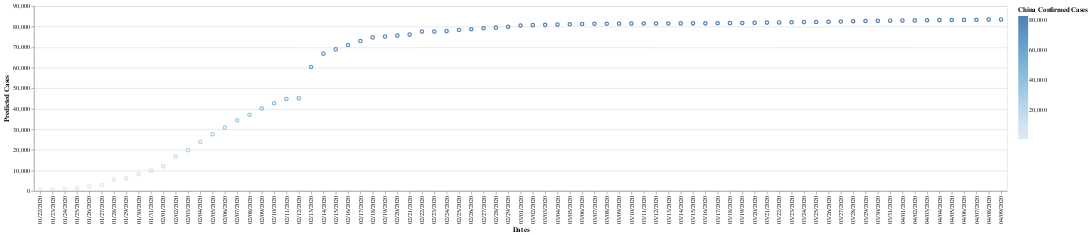

Source (notebook cell):
### Code cell
import altair as alt

alt.Chart(t3).mark_point().encode(
    x='Dates',
    y='Predicted Cases',
    color='China Confirmed Cases',
).interactive()

### Figure 1 — Vega-Lite specification as saved in the notebook (floating-point values rounded to 4 significant figures)
{"config": {"view": {"continuousWidth": 400, "continuousHeight": 300}}, "data": {"name": "data-d6e4dd57e7ff88798e990eb7ce2a5ea7"}, "mark": "point", "encoding": {"color": {"type": "quantitative", "field": "China Confirmed Cases"}, "x": {"type": "nominal", "field": "Dates"}, "y": {"type": "quantitative", "field": "Predicted Cases"}}, "selection": {"selector006": {"type": "interval", "bind": "scales", "encodings": ["x", "y"]}}, "$schema": "https://vega.github.io/schema/vega-lite/v4.8.1.json", "datasets": {"data-d6e4dd57e7ff88798e990eb7ce2a5ea7": [{"Dates": "01/22/2020", "China Confirmed Cases": 548, "Confirmed Deaths": 17, "China Recovered": 28, "Predicted Cases": 565.4, "Predicted Deaths": 32.55, "Predicted Recovered": 42.21}, {"Dates": "01/23/2020", "China Confirmed Cases": 643, "Confirmed Deaths": 18, "China Recovered": 30, "Predicted Cases": 661.2, "Predicted Deaths": 33.57, "Predicted Recovered": 44.25}, {"Dates": "01/24/2020", "China Confirmed Cases": 920, "Confirmed Deaths": 26, "China Recovered": 36, "Predicted Cases": 940.3, "Predicted Deaths": 41.73, "Predicted Recovered": 50.37}, {"Dates": "01/25/2020", "China Confirmed Cases": 1406, "Confirmed Deaths": 42, "China Recovered": 39, "Predicted Cases": 1430.0, "Predicted Deaths": 57.88, "Predicted Recovered": 53.43}, {"Dates": "01/26/2020", "China Confirmed Cases": 2075, "Confirmed Deaths": 56, "China Recovered": 49, "Predicted Cases": 2104.0, "Predicted Deaths": 71.88, "Predicted Recovered": 63.54}, {"Dates": "01/27/2020", "China Confirmed Cases": 2877, "Confirmed Deaths": 82, "China Recovered": 58, "Predicted Cases": 2912.0, "Predicted Deaths": 97.87, "Predicted Recovered": 72.53}, {"Dates": "01/28/2020", "China Confirmed Cases": 5509, "Confirmed Deaths": 131, "China Recovered": 101, "Predicted Cases": 5564.0, "Predicted Deaths": 146.9, "Predicted Recovered": 115.5}, {"Dates": "01/29/2020", "China Confirmed Cases": 6087, "Confirmed Deaths": 133, "China Recovered": 120, "Predicted Cases": 6147.0, "Predicted Deaths": 148.8, "Predicted Recovered": 134.5}, {"Dates": "01/30/2020", "China Confirmed Cases": 8141, "Confirmed Deaths": 171, "China Recovered": 135, "Predicted Cases": 8216.0, "Predicted Deaths": 186.8, "Predicted Recovered": 149.5}, {"Dates": "01/31/2020", "China Confirmed Cases": 9802, "Confirmed Deaths": 213, "China Recovered": 214, "Predicted Cases": 9890.0, "Predicted Deaths": 228.8, "Predicted Recovered": 228.4}, {"Dates": "02/01/2020", "China Confirmed Cases": 11891, "Confirmed Deaths": 259, "China Recovered": 275, "Predicted Cases": 12000.0, "Predicted Deaths": 274.8, "Predicted Recovered": 289.3}, {"Dates": "02/02/2020", "China Confirmed Cases": 16630, "Confirmed Deaths": 361, "China Recovered": 463, "Predicted Cases": 16770.0, "Predicted Deaths": 376.8, "Predicted Recovered": 477.1}, {"Dates": "02/03/2020", "China Confirmed Cases": 19716, "Confirmed Deaths": 425, "China Recovered": 614, "Predicted Cases": 19880.0, "Predicted Deaths": 440.7, "Predicted Recovered": 628.0}, {"Dates": "02/04/2020", "China Confirmed Cases": 23707, "Confirmed Deaths": 491, "China Recovered": 843, "Predicted Cases": 23900.0, "Predicted Deaths": 506.7, "Predicted Recovered": 856.8}, {"Dates": "02/05/2020", "China Confirmed Cases": 27440, "Confirmed Deaths": 563, "China Recovered": 1115, "Predicted Cases": 27660.0, "Predicted Deaths": 578.7, "Predicted Recovered": 1129.0}, {"Dates": "02/06/2020", "China Confirmed Cases": 30587, "Confirmed Deaths": 633, "China Recovered": 1477, "Predicted Cases": 30830.0, "Predicted Deaths": 648.7, "Predicted Recovered": 1490.0}, {"Dates": "02/07/2020", "China Confirmed Cases": 34110, "Confirmed Deaths": 718, "China Recovered": 1999, "Predicted Cases": 34380.0, "Predicted Deaths": 733.6, "Predicted Recovered": 2012.0}, {"Dates": "02/08/2020", "China Confirmed Cases": 36814, "Confirmed Deaths": 805, "China Recovered": 2596, "Predicted Cases": 37110.0, "Predicted Deaths": 820.6, "Predicted Recovered": 2608.0}, {"Dates": "02/09/2020", "China Confirmed Cases": 39829, "Confirmed Deaths": 905, "China Recovered": 3219, "Predicted Cases": 40150.0, "Predicted Deaths": 920.6, "Predicted Recovered": 3231.0}, {"Dates": "02/10/2020", "China Confirmed Cases": 42354, "Confirmed Deaths": 1012, "China Recovered": 3918, "Predicted Cases": 42690.0, "Predicted Deaths": 1028.0, "Predicted Recovered": 3931.0}, {"Dates": "02/11/2020", "China Confirmed Cases": 44386, "Confirmed Deaths": 1112, "China Recovered": 4636, "Predicted Cases": 44740.0, "Predicted Deaths": 1128.0, "Predicted Recovered": 4650.0}, {"Dates": "02/12/2020", "China Confirmed Cases": 44759, "Confirmed Deaths": 1117, "China Recovered": 5082, "Predicted Cases": 45110.0, "Predicted Deaths": 1132.0, "Predicted Recovered": 5097.0}, {"Dates": "02/13/2020", "China Confirmed Cases": 59895, "Confirmed Deaths": 1369, "China Recovered": 6217, "Predicted Cases": 60370.0, "Predicted Deaths": 1384.0, "Predicted Recovered": 6235.0}, {"Dates": "02/14/2020", "China Confirmed Cases": 66358, "Confirmed Deaths": 1521, "China Recovered": 7977, "Predicted Cases": 66880.0, "Predicted Deaths": 1536.0, "Predicted Recovered": 7999.0}, {"Dates": "02/15/2020", "China Confirmed Cases": 68413, "Confirmed Deaths": 1663, "China Recovered": 9298, "Predicted Cases": 68950.0, "Predicted Deaths": 1678.0, "Predicted Recovered": 9323.0}, {"Dates": "02/16/2020", "China Confirmed Cases": 70513, "Confirmed Deaths": 1766, "China Recovered": 10755, "Predicted Cases": 71070.0, "Predicted Deaths": 1781.0, "Predicted Recovered": 10780.0}, {"Dates": "02/17/2020", "China Confirmed Cases": 72434, "Confirmed Deaths": 1864, "China Recovered": 12462, "Predicted Cases": 73000.0, "Predicted Deaths": 1879.0, "Predicted Recovered": 12490.0}, {"Dates": "02/18/2020", "China Confirmed Cases": 74211, "Confirmed Deaths": 2003, "China Recovered": 14206, "Predicted Cases": 74790.0, "Predicted Deaths": 2018.0, "Predicted Recovered": 14240.0}, {"Dates": "02/19/2020", "China Confirmed Cases": 74619, "Confirmed Deaths": 2116, "China Recovered": 15962, "Predicted Cases": 75200.0, "Predicted Deaths": 2131.0, "Predicted Recovered": 16000.0}, {"Dates": "02/20/2020", "China Confirmed Cases": 75077, "Confirmed Deaths": 2238, "China Recovered": 18014, "Predicted Cases": 75660.0, "Predicted Deaths": 2253.0, "Predicted Recovered": 18060.0}, {"Dates": "02/21/2020", "China Confirmed Cases": 75550, "Confirmed Deaths": 2238, "China Recovered": 18704, "Predicted Cases": 76140.0, "Predicted Deaths": 2253.0, "Predicted Recovered": 18750.0}, {"Dates": "02/22/2020", "China Confirmed Cases": 77001, "Confirmed Deaths": 2443, "China Recovered": 22699, "Predicted Cases": 77600.0, "Predicted Deaths": 2458.0, "Predicted Recovered": 22750.0}, {"Dates": "02/23/2020", "China Confirmed Cases": 77022, "Confirmed Deaths": 2445, "China Recovered": 23187, "Predicted Cases": 77620.0, "Predicted Deaths": 2460.0, "Predicted Recovered": 23240.0}, {"Dates": "02/24/2020", "China Confirmed Cases": 77241, "Confirmed Deaths": 2595, "China Recovered": 25015, "Predicted Cases": 77840.0, "Predicted Deaths": 2610.0, "Predicted Recovered": 25080.0}, {"Dates": "02/25/2020", "China Confirmed Cases": 77754, "Confirmed Deaths": 2665, "China Recovered": 27676, "Predicted Cases": 78360.0, "Predicted Deaths": 2680.0, "Predicted Recovered": 27740.0}, {"Dates": "02/26/2020", "China Confirmed Cases": 78166, "Confirmed Deaths": 2717, "China Recovered": 30084, "Predicted Cases": 78780.0, "Predicted Deaths": 2732.0, "Predicted Recovered": 30160.0}, {"Dates": "02/27/2020", "China Confirmed Cases": 78600, "Confirmed Deaths": 2746, "China Recovered": 32930, "Predicted Cases": 79210.0, "Predicted Deaths": 2761.0, "Predicted Recovered": 33010.0}, {"Dates": "02/28/2020", "China Confirmed Cases": 78928, "Confirmed Deaths": 2790, "China Recovered": 36329, "Predicted Cases": 79540.0, "Predicted Deaths": 2805.0, "Predicted Recovered": 36420.0}, {"Dates": "02/29/2020", "China Confirmed Cases": 79356, "Confirmed Deaths": 2837, "China Recovered": 39320, "Predicted Cases": 79980.0, "Predicted Deaths": 2852.0, "Predicted Recovered": 39410.0}, {"Dates": "03/01/2020", "China Confirmed Cases": 79932, "Confirmed Deaths": 2872, "China Recovered": 42162, "Predicted Cases": 80560.0, "Predicted Deaths": 2887.0, "Predicted Recovered": 42260.0}, {"Dates": "03/02/2020", "China Confirmed Cases": 80136, "Confirmed Deaths": 2914, "China Recovered": 44854, "Predicted Cases": 80760.0, "Predicted Deaths": 2929.0, "Predicted Recovered": 44960.0}, {"Dates": "03/03/2020", "China Confirmed Cases": 80261, "Confirmed Deaths": 2947, "China Recovered": 47450, "Predicted Cases": 80890.0, "Predicted Deaths": 2962.0, "Predicted Recovered": 47560.0}, {"Dates": "03/04/2020", "China Confirmed Cases": 80386, "Confirmed Deaths": 2983, "China Recovered": 50001, "Predicted Cases": 81010.0, "Predicted Deaths": 2998.0, "Predicted Recovered": 50120.0}, {"Dates": "03/05/2020", "China Confirmed Cases": 80537, "Confirmed Deaths": 3015, "China Recovered": 52292, "Predicted Cases": 81170.0, "Predicted Deaths": 3030.0, "Predicted Recovered": 52420.0}, {"Dates": "03/06/2020", "China Confirmed Cases": 80690, "Confirmed Deaths": 3044, "China Recovered": 53944, "Predicted Cases": 81320.0, "Predicted Deaths": 3059.0, "Predicted Recovered": 54070.0}, {"Dates": "03/07/2020", "China Confirmed Cases": 80770, "Confirmed Deaths": 3072, "China Recovered": 55539, "Predicted Cases": 81400.0, "Predicted Deaths": 3087.0, "Predicted Recovered": 55670.0}, {"Dates": "03/08/2020", "China Confirmed Cases": 80823, "Confirmed Deaths": 3100, "China Recovered": 57388, "Predicted Cases": 81450.0, "Predicted Deaths": 3115.0, "Predicted Recovered": 57520.0}, {"Dates": "03/09/2020", "China Confirmed Cases": 80860, "Confirmed Deaths": 3123, "China Recovered": 58804, "Predicted Cases": 81490.0, "Predicted Deaths": 3138.0, "Predicted Recovered": 58940.0}, {"Dates": "03/10/2020", "China Confirmed Cases": 80887, "Confirmed Deaths": 3139, "China Recovered": 60181, "Predicted Cases": 81520.0, "Predicted Deaths": 3154.0, "Predicted Recovered": 60320.0}, {"Dates": "03/11/2020", "China Confirmed Cases": 80921, "Confirmed Deaths": 3161, "China Recovered": 61644, "Predicted Cases": 81550.0, "Predicted Deaths": 3176.0, "Predicted Recovered": 61790.0}, {"Dates": "03/12/2020", "China Confirmed Cases": 80932, "Confirmed Deaths": 3172, "China Recovered": 62901, "Predicted Cases": 81560.0, "Predicted Deaths": 3187.0, "Predicted Recovered": 63050.0}, {"Dates": "03/13/2020", "China Confirmed Cases": 80945, "Confirmed Deaths": 3180, "China Recovered": 64196, "Predicted Cases": 81580.0, "Predicted Deaths": 3195.0, "Predicted Recovered": 64350.0}, {"Dates": "03/14/2020", "China Confirmed Cases": 80977, "Confirmed Deaths": 3193, "China Recovered": 65660, "Predicted Cases": 81610.0, "Predicted Deaths": 3208.0, "Predicted Recovered": 65810.0}, {"Dates": "03/15/2020", "China Confirmed Cases": 81003, "Confirmed Deaths": 3203, "China Recovered": 67017, "Predicted Cases": 81640.0, "Predicted Deaths": 3218.0, "Predicted Recovered": 67170.0}, {"Dates": "03/16/2020", "China Confirmed Cases": 81003, "Confirmed Deaths": 3217, "China Recovered": 67901, "Predicted Cases": 81640.0, "Predicted Deaths": 3232.0, "Predicted Recovered": 68060.0}, {"Dates": "03/17/2020", "China Confirmed Cases": 81058, "Confirmed Deaths": 3230, "China Recovered": 68798, "Predicted Cases": 81690.0, "Predicted Deaths": 3245.0, "Predicted Recovered": 68960.0}, {"Dates": "03/18/2020", "China Confirmed Cases": 81102, "Confirmed Deaths": 3241, "China Recovered": 69755, "Predicted Cases": 81740.0, "Predicted Deaths": 3256.0, "Predicted Recovered": 69920.0}, {"Dates": "03/19/2020", "China Confirmed Cases": 81156, "Confirmed Deaths": 3249, "China Recovered": 70535, "Predicted Cases": 81790.0, "Predicted Deaths": 3264.0, "Predicted Recovered": 70700.0}, {"Dates": "03/20/2020", "China Confirmed Cases": 81250, "Confirmed Deaths": 3253, "China Recovered": 71266, "Predicted Cases": 81880.0, "Predicted Deaths": 3268.0, "Predicted Recovered": 71430.0}, {"Dates": "03/21/2020", "China Confirmed Cases": 81350, "Confirmed Deaths": 3259, "China Recovered": 71857, "Predicted Cases": 81980.0, "Predicted Deaths": 3274.0, "Predicted Recovered": 72030.0}, {"Dates": "03/22/2020", "China Confirmed Cases": 81435, "Confirmed Deaths": 3274, "China Recovered": 72362, "Predicted Cases": 82070.0, "Predicted Deaths": 3289.0, "Predicted Recovered": 72530.0}, {"Dates": "03/23/2020", "China Confirmed Cases": 81498, "Confirmed Deaths": 3274, "China Recovered": 72814, "Predicted Cases": 82130.0, "Predicted Deaths": 3289.0, "Predicted Recovered": 72990.0}, {"Dates": "03/24/2020", "China Confirmed Cases": 81591, "Confirmed Deaths": 3281, "China Recovered": 73280, "Predicted Cases": 82230.0, "Predicted Deaths": 3296.0, "Predicted Recovered": 73450.0}, {"Dates": "03/25/2020", "China Confirmed Cases": 81661, "Confirmed Deaths": 3285, "China Recovered": 73773, "Predicted Cases": 82300.0, "Predicted Deaths": 3300.0, "Predicted Recovered": 73950.0}, {"Dates": "03/26/2020", "China Confirmed Cases": 81782, "Confirmed Deaths": 3291, "China Recovered": 74181, "Predicted Cases": 82420.0, "Predicted Deaths": 3306.0, "Predicted Recovered": 74360.0}, {"Dates": "03/27/2020", "China Confirmed Cases": 81897, "Confirmed Deaths": 3296, "China Recovered": 74720, "Predicted Cases": 82540.0, "Predicted Deaths": 3311.0, "Predicted Recovered": 74900.0}, {"Dates": "03/28/2020", "China Confirmed Cases": 81999, "Confirmed Deaths": 3299, "China Recovered": 75100, "Predicted Cases": 82640.0, "Predicted Deaths": 3314.0, "Predicted Recovered": 75280.0}, {"Dates": "03/29/2020", "China Confirmed Cases": 82122, "Confirmed Deaths": 3304, "China Recovered": 75582, "Predicted Cases": 82760.0, "Predicted Deaths": 3319.0, "Predicted Recovered": 75760.0}, {"Dates": "03/30/2020", "China Confirmed Cases": 82198, "Confirmed Deaths": 3308, "China Recovered": 75923, "Predicted Cases": 82840.0, "Predicted Deaths": 3323.0, "Predicted Recovered": 76100.0}, {"Dates": "03/31/2020", "China Confirmed Cases": 82279, "Confirmed Deaths": 3309, "China Recovered": 76206, "Predicted Cases": 82920.0, "Predicted Deaths": 3324.0, "Predicted Recovered": 76390.0}, {"Dates": "04/01/2020", "China Confirmed Cases": 82361, "Confirmed Deaths": 3316, "China Recovered": 76405, "Predicted Cases": 83000.0, "Predicted Deaths": 3331.0, "Predicted Recovered": 76580.0}, {"Dates": "04/02/2020", "China Confirmed Cases": 82432, "Confirmed Deaths": 3322, "China Recovered": 76565, "Predicted Cases": 83080.0, "Predicted Deaths": 3337.0, "Predicted Recovered": 76740.0}, {"Dates": "04/03/2020", "China Confirmed Cases": 82511, "Confirmed Deaths": 3326, "China Recovered": 76760, "Predicted Cases": 83150.0, "Predicted Deaths": 3341.0, "Predicted Recovered": 76940.0}, {"Dates": "04/04/2020", "China Confirmed Cases": 82543, "Confirmed Deaths": 3330, "China Recovered": 76946, "Predicted Cases": 83190.0, "Predicted Deaths": 3345.0, "Predicted Recovered": 77130.0}, {"Dates": "04/05/2020", "China Confirmed Cases": 82602, "Confirmed Deaths": 3333, "China Recovered": 77207, "Predicted Cases": 83250.0, "Predicted Deaths": 3348.0, "Predicted Recovered": 77390.0}, {"Dates": "04/06/2020", "China Confirmed Cases": 82665, "Confirmed Deaths": 3335, "China Recovered": 77310, "Predicted Cases": 83310.0, "Predicted Deaths": 3350.0, "Predicted Recovered": 77490.0}, {"Dates": "04/07/2020", "China Confirmed Cases": 82718, "Confirmed Deaths": 3335, "China Recovered": 77410, "Predicted Cases": 83360.0, "Predicted Deaths": 3350.0, "Predicted Recovered": 77590.0}, {"Dates": "04/08/2020", "China Confirmed Cases": 82809, "Confirmed Deaths": 3337, "China Recovered": 77567, "Predicted Cases": 83460.0, "Predicted Deaths": 3352.0, "Predicted Recovered": 77750.0}, {"Dates": "04/09/2020", "China Confirmed Cases": 82883, "Confirmed Deaths": 3339, "China Recovered": 77679, "Predicted Cases": 83530.0, "Predicted Deaths": 3354.0, "Predicted Recovered": 77860.0}]}}
